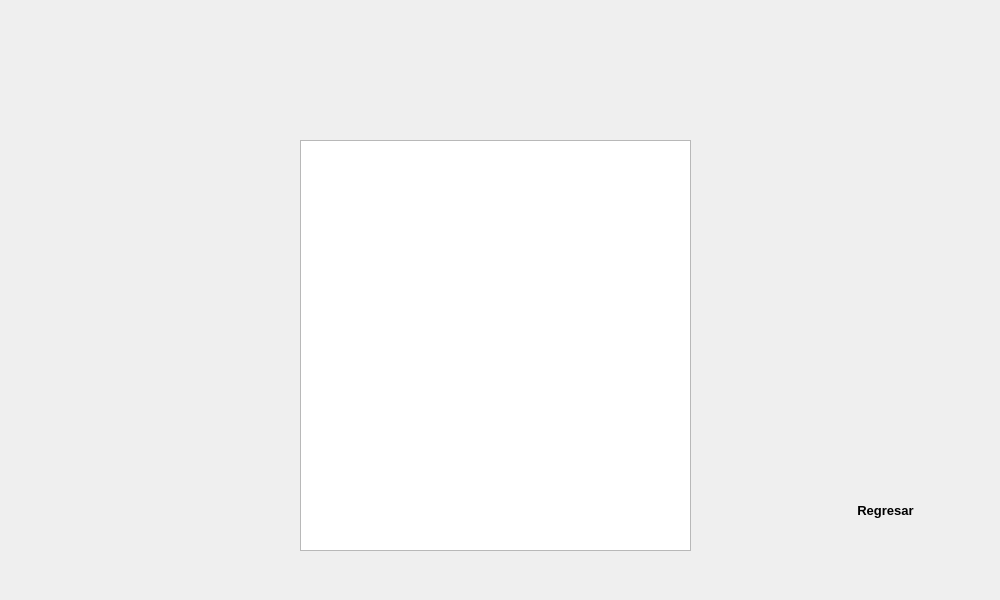
<?xml version="1.0" encoding="UTF-8"?>
<ui version="4.0">
 <class>Form</class>
 <widget class="QWidget" name="Form">
  <property name="geometry">
   <rect>
    <x>0</x>
    <y>0</y>
    <width>1000</width>
    <height>600</height>
   </rect>
  </property>
  <property name="windowTitle">
   <string>Form</string>
  </property>
  <widget class="QListWidget" name="list_reservas">
   <property name="geometry">
    <rect>
     <x>300</x>
     <y>140</y>
     <width>391</width>
     <height>411</height>
    </rect>
   </property>
   <property name="styleSheet">
    <string notr="true"/>
   </property>
  </widget>
  <widget class="QPushButton" name="btn_cancelar">
   <property name="geometry">
    <rect>
     <x>420</x>
     <y>80</y>
     <width>161</width>
     <height>51</height>
    </rect>
   </property>
   <property name="styleSheet">
    <string notr="true">QPushButton{
    background:rgba(0,0,0,0);
	border-radius: 25% 25%;
}

QPushButton:hover{
    background:rgba(0,0,0,0.3);
}</string>
   </property>
   <property name="text">
    <string/>
   </property>
  </widget>
  <widget class="QPushButton" name="btn_imprimir">
   <property name="geometry">
    <rect>
     <x>620</x>
     <y>80</y>
     <width>151</width>
     <height>41</height>
    </rect>
   </property>
   <property name="styleSheet">
    <string notr="true">QPushButton{
    background:rgba(0,0,0,0);
	border-radius: 25% 25%;
}

QPushButton:hover{
    background:rgba(0,0,0,0.3);
}</string>
   </property>
   <property name="text">
    <string/>
   </property>
  </widget>
  <widget class="QPushButton" name="btn_actualizar">
   <property name="geometry">
    <rect>
     <x>230</x>
     <y>80</y>
     <width>151</width>
     <height>41</height>
    </rect>
   </property>
   <property name="styleSheet">
    <string notr="true">QPushButton{
    background:rgba(0,0,0,0);
	border-radius: 25% 25%;
}

QPushButton:hover{
    background:rgba(0,0,0,0.3);
}</string>
   </property>
   <property name="text">
    <string/>
   </property>
  </widget>
  <widget class="QLabel" name="imgfondo">
   <property name="geometry">
    <rect>
     <x>0</x>
     <y>0</y>
     <width>1000</width>
     <height>600</height>
    </rect>
   </property>
   <property name="styleSheet">
    <string notr="true">border-image: url(:/img/img/img_reserva.png);</string>
   </property>
   <property name="text">
    <string/>
   </property>
  </widget>
  <widget class="QPushButton" name="btn_close">
   <property name="geometry">
    <rect>
     <x>930</x>
     <y>40</y>
     <width>29</width>
     <height>31</height>
    </rect>
   </property>
   <property name="styleSheet">
    <string notr="true">QPushButton{
    background:rgba(0,0,0,0);
	border-radius: 25% 25%;
}

QPushButton:hover{
    background:rgba(0,0,0,0.3);
}</string>
   </property>
   <property name="text">
    <string/>
   </property>
  </widget>
  <widget class="QPushButton" name="btn_regresar">
   <property name="geometry">
    <rect>
     <x>850</x>
     <y>490</y>
     <width>71</width>
     <height>41</height>
    </rect>
   </property>
   <property name="font">
    <font>
     <pointsize>10</pointsize>
     <weight>75</weight>
     <bold>true</bold>
    </font>
   </property>
   <property name="styleSheet">
    <string notr="true">QPushButton{
    background:rgba(0,0,0,0);
	border-radius: 25% 25%;
}

QPushButton:hover{
    background:rgba(0,0,0,0.3);
}</string>
   </property>
   <property name="text">
    <string>Regresar</string>
   </property>
  </widget>
  <zorder>imgfondo</zorder>
  <zorder>list_reservas</zorder>
  <zorder>btn_cancelar</zorder>
  <zorder>btn_imprimir</zorder>
  <zorder>btn_actualizar</zorder>
  <zorder>btn_close</zorder>
  <zorder>btn_regresar</zorder>
 </widget>
 <resources>
  <include location="img_rc.qrc"/>
 </resources>
 <connections/>
</ui>
